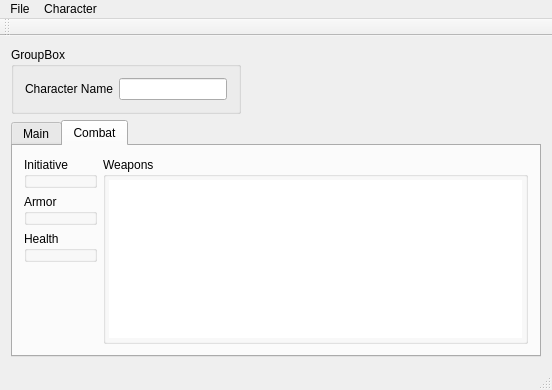
<?xml version="1.0" encoding="UTF-8"?>
<ui version="4.0">
 <class>StarfinderCharacterAppClass</class>
 <widget class="QMainWindow" name="StarfinderCharacterAppClass">
  <property name="geometry">
   <rect>
    <x>0</x>
    <y>0</y>
    <width>552</width>
    <height>390</height>
   </rect>
  </property>
  <property name="sizePolicy">
   <sizepolicy hsizetype="Fixed" vsizetype="Fixed">
    <horstretch>0</horstretch>
    <verstretch>0</verstretch>
   </sizepolicy>
  </property>
  <property name="windowTitle">
   <string>StarfinderCharacterApp</string>
  </property>
  <widget class="QWidget" name="centralWidget">
   <layout class="QGridLayout" name="gridLayout_6">
    <item row="0" column="0">
     <widget class="QGroupBox" name="groupBox">
      <property name="sizePolicy">
       <sizepolicy hsizetype="Fixed" vsizetype="Fixed">
        <horstretch>0</horstretch>
        <verstretch>0</verstretch>
       </sizepolicy>
      </property>
      <property name="title">
       <string>GroupBox</string>
      </property>
      <layout class="QGridLayout" name="gridLayout">
       <item row="0" column="0">
        <widget class="QLabel" name="charName_label">
         <property name="text">
          <string>Character Name</string>
         </property>
        </widget>
       </item>
       <item row="0" column="1">
        <widget class="QLineEdit" name="charName_field"/>
       </item>
      </layout>
     </widget>
    </item>
    <item row="1" column="0">
     <widget class="QTabWidget" name="tabWidget">
      <property name="currentIndex">
       <number>1</number>
      </property>
      <widget class="QWidget" name="mainTab">
       <attribute name="title">
        <string>Main</string>
       </attribute>
       <layout class="QGridLayout" name="gridLayout_2">
        <item row="0" column="0">
         <layout class="QGridLayout" name="gridLayout_4">
          <item row="0" column="1">
           <widget class="QGroupBox" name="groupBox_3">
            <property name="title">
             <string>GroupBox</string>
            </property>
           </widget>
          </item>
          <item row="0" column="0">
           <widget class="QGroupBox" name="abilityBox">
            <property name="sizePolicy">
             <sizepolicy hsizetype="Fixed" vsizetype="Fixed">
              <horstretch>0</horstretch>
              <verstretch>0</verstretch>
             </sizepolicy>
            </property>
            <property name="title">
             <string>Abilities</string>
            </property>
            <property name="alignment">
             <set>Qt::AlignLeading|Qt::AlignLeft|Qt::AlignTop</set>
            </property>
            <property name="flat">
             <bool>true</bool>
            </property>
            <layout class="QVBoxLayout" name="verticalLayout">
             <property name="spacing">
              <number>0</number>
             </property>
             <property name="leftMargin">
              <number>3</number>
             </property>
             <property name="topMargin">
              <number>3</number>
             </property>
             <property name="rightMargin">
              <number>3</number>
             </property>
             <property name="bottomMargin">
              <number>3</number>
             </property>
             <item>
              <widget class="AbilityWidget" name="str_widget" native="true"/>
             </item>
             <item>
              <widget class="Line" name="line_9">
               <property name="orientation">
                <enum>Qt::Horizontal</enum>
               </property>
              </widget>
             </item>
             <item>
              <widget class="AbilityWidget" name="dex_widget" native="true"/>
             </item>
             <item>
              <widget class="Line" name="line_10">
               <property name="orientation">
                <enum>Qt::Horizontal</enum>
               </property>
              </widget>
             </item>
             <item>
              <widget class="AbilityWidget" name="con_widget" native="true"/>
             </item>
             <item>
              <widget class="Line" name="line_13">
               <property name="orientation">
                <enum>Qt::Horizontal</enum>
               </property>
              </widget>
             </item>
             <item>
              <widget class="AbilityWidget" name="int_widget" native="true"/>
             </item>
             <item>
              <widget class="Line" name="line_12">
               <property name="orientation">
                <enum>Qt::Horizontal</enum>
               </property>
              </widget>
             </item>
             <item>
              <widget class="AbilityWidget" name="wis_widget" native="true"/>
             </item>
             <item>
              <widget class="Line" name="line_11">
               <property name="orientation">
                <enum>Qt::Horizontal</enum>
               </property>
              </widget>
             </item>
             <item>
              <widget class="AbilityWidget" name="cha_widget" native="true"/>
             </item>
            </layout>
           </widget>
          </item>
          <item row="1" column="0">
           <spacer name="verticalSpacer">
            <property name="orientation">
             <enum>Qt::Vertical</enum>
            </property>
            <property name="sizeHint" stdset="0">
             <size>
              <width>20</width>
              <height>40</height>
             </size>
            </property>
           </spacer>
          </item>
         </layout>
        </item>
       </layout>
      </widget>
      <widget class="QWidget" name="combatTab">
       <attribute name="title">
        <string>Combat</string>
       </attribute>
       <layout class="QGridLayout" name="gridLayout_3">
        <item row="0" column="0">
         <layout class="QGridLayout" name="gridLayout_7">
          <item row="2" column="0">
           <widget class="QGroupBox" name="healthBox">
            <property name="title">
             <string>Health</string>
            </property>
           </widget>
          </item>
          <item row="1" column="0">
           <widget class="QGroupBox" name="armorBox">
            <property name="title">
             <string>Armor</string>
            </property>
           </widget>
          </item>
          <item row="0" column="0">
           <widget class="QGroupBox" name="initiativeBox">
            <property name="title">
             <string>Initiative</string>
            </property>
           </widget>
          </item>
          <item row="3" column="0">
           <spacer name="verticalSpacer_2">
            <property name="orientation">
             <enum>Qt::Vertical</enum>
            </property>
            <property name="sizeHint" stdset="0">
             <size>
              <width>20</width>
              <height>40</height>
             </size>
            </property>
           </spacer>
          </item>
          <item row="0" column="1" rowspan="4">
           <widget class="QGroupBox" name="weaponsBox">
            <property name="title">
             <string>Weapons</string>
            </property>
            <property name="alignment">
             <set>Qt::AlignLeading|Qt::AlignLeft|Qt::AlignTop</set>
            </property>
            <layout class="QGridLayout" name="gridLayout_8">
             <property name="leftMargin">
              <number>3</number>
             </property>
             <property name="topMargin">
              <number>3</number>
             </property>
             <property name="rightMargin">
              <number>3</number>
             </property>
             <property name="bottomMargin">
              <number>3</number>
             </property>
             <property name="spacing">
              <number>2</number>
             </property>
             <item row="0" column="0">
              <widget class="QListView" name="weaponList">
               <property name="frameShape">
                <enum>QFrame::NoFrame</enum>
               </property>
               <property name="editTriggers">
                <set>QAbstractItemView::CurrentChanged</set>
               </property>
              </widget>
             </item>
            </layout>
           </widget>
          </item>
         </layout>
        </item>
       </layout>
      </widget>
     </widget>
    </item>
   </layout>
  </widget>
  <widget class="QMenuBar" name="menuBar">
   <property name="geometry">
    <rect>
     <x>0</x>
     <y>0</y>
     <width>552</width>
     <height>21</height>
    </rect>
   </property>
   <widget class="QMenu" name="menuFile">
    <property name="title">
     <string>File</string>
    </property>
    <addaction name="actionCharacter_New"/>
    <addaction name="actionCharacter_Open"/>
    <addaction name="separator"/>
    <addaction name="actionCharacter_Save"/>
    <addaction name="actionCharacter_SaveAs"/>
    <addaction name="separator"/>
    <addaction name="actionQuit"/>
   </widget>
   <widget class="QMenu" name="menuCharacter">
    <property name="title">
     <string>Character</string>
    </property>
    <addaction name="actionAdd_Weapon"/>
   </widget>
   <addaction name="menuFile"/>
   <addaction name="menuCharacter"/>
  </widget>
  <widget class="QToolBar" name="mainToolBar">
   <attribute name="toolBarArea">
    <enum>TopToolBarArea</enum>
   </attribute>
   <attribute name="toolBarBreak">
    <bool>false</bool>
   </attribute>
  </widget>
  <widget class="QStatusBar" name="statusBar"/>
  <action name="actionCharacter_Open">
   <property name="text">
    <string>Open...</string>
   </property>
   <property name="toolTip">
    <string>Open Charater</string>
   </property>
   <property name="shortcut">
    <string>Ctrl+O</string>
   </property>
  </action>
  <action name="actionCharacter_Save">
   <property name="text">
    <string>Save...</string>
   </property>
   <property name="shortcut">
    <string>Ctrl+S</string>
   </property>
  </action>
  <action name="actionCharacter_New">
   <property name="text">
    <string>New...</string>
   </property>
   <property name="shortcut">
    <string>Ctrl+N</string>
   </property>
  </action>
  <action name="actionQuit">
   <property name="text">
    <string>Quit</string>
   </property>
  </action>
  <action name="actionAdd_Weapon">
   <property name="text">
    <string>Add Weapon</string>
   </property>
  </action>
  <action name="actionCharacter_SaveAs">
   <property name="text">
    <string>Save As...</string>
   </property>
   <property name="shortcut">
    <string>Ctrl+Shift+S</string>
   </property>
  </action>
 </widget>
 <layoutdefault spacing="6" margin="11"/>
 <customwidgets>
  <customwidget>
   <class>AbilityWidget</class>
   <extends>QWidget</extends>
   <header>AbilityWidget.h</header>
   <container>1</container>
  </customwidget>
 </customwidgets>
 <resources>
  <include location="StarfinderCharacterApp.qrc"/>
 </resources>
 <connections/>
</ui>
